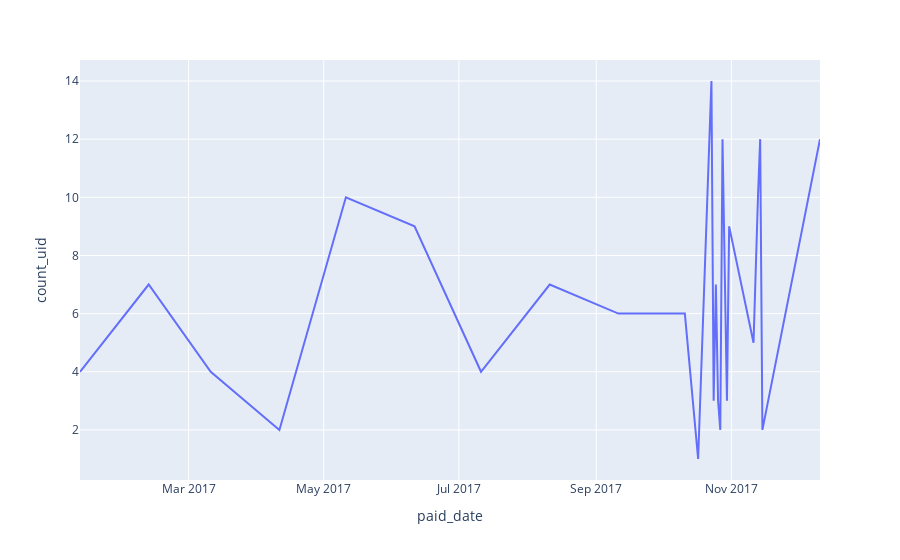

This figure's notebook cell:
### Code cell
px.line(df_paid_date, x="paid_date", y="count_uid")

### Figure 1 — Plotly figure (JSON) as saved in the notebook; plotly's stock layout.template omitted (floating-point values rounded to 4 significant figures)
{"data": [{"hovertemplate": "paid_date=%{x}<br>count_uid=%{y}<extra></extra>", "legendgroup": "", "line": {"color": "#636efa", "dash": "solid"}, "mode": "lines", "name": "", "orientation": "v", "showlegend": false, "type": "scatter", "x": ["2017-01-11T00:00:00", "2017-02-11T00:00:00", "2017-03-11T00:00:00", "2017-04-11T00:00:00", "2017-05-11T00:00:00", "2017-06-11T00:00:00", "2017-07-11T00:00:00", "2017-08-11T00:00:00", "2017-09-11T00:00:00", "2017-10-11T00:00:00", "2017-10-17T00:00:00", "2017-10-23T00:00:00", "2017-10-24T00:00:00", "2017-10-25T00:00:00", "2017-10-26T00:00:00", "2017-10-27T00:00:00", "2017-10-28T00:00:00", "2017-10-29T00:00:00", "2017-10-30T00:00:00", "2017-10-31T00:00:00", "2017-11-11T00:00:00", "2017-11-13T00:00:00", "2017-11-14T00:00:00", "2017-11-15T00:00:00", "2017-12-11T00:00:00"], "xaxis": "x", "y": [4, 7, 4, 2, 10, 9, 4, 7, 6, 6, 1, 14, 3, 7, 3, 2, 12, 8, 3, 9, 5, 10, 12, 2, 12], "yaxis": "y"}], "layout": {"legend": {"tracegroupgap": 0}, "margin": {"t": 60}, "xaxis": {"anchor": "y", "domain": [0, 1], "title": {"text": "paid_date"}}, "yaxis": {"anchor": "x", "domain": [0, 1], "title": {"text": "count_uid"}}}}
